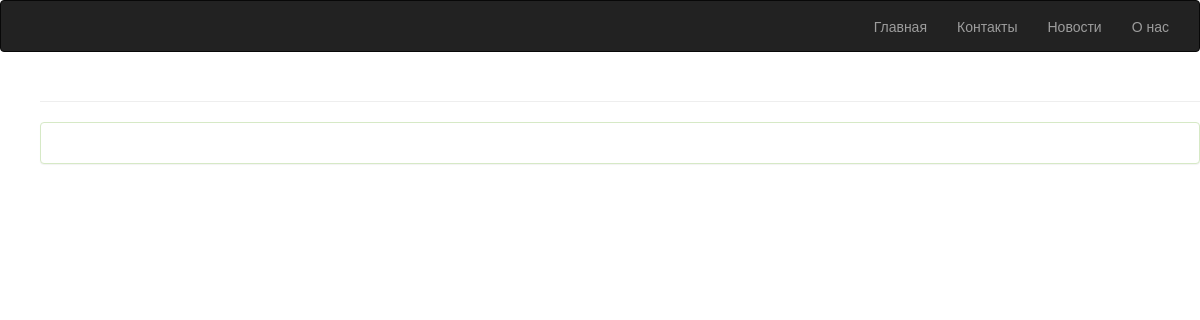
The app's page /, older data.
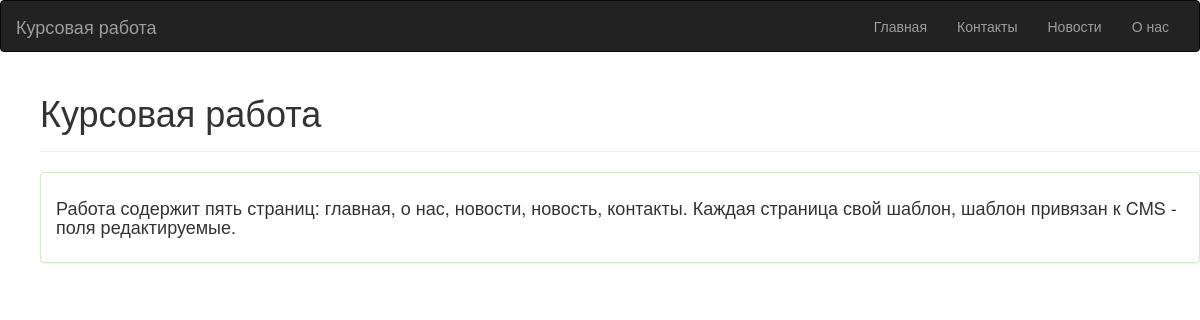
The same page, newer data.
### blog/models.py (models this page shows)
class HomePage(models.Model):
    title = models.CharField(max_length=100)
    description = models.TextField()

### blog/views.py (the view)
# urls.py: urlpatterns = [    path('', HomeView.as_view(), name='home'),
class HomeView(TemplateView):
    template_name = 'blog/home.html'
    def get_context_data(self, **kwargs):
        context = super().get_context_data(**kwargs)
        context['homepage'] = HomePage.objects.first()
        return context

### blog/templates/blog/home.html (shortened to what this page needs)
<html>
    <head>
        <link rel="stylesheet" href="https://maxcdn.bootstrapcdn.com/bootstrap/3.3.7/css/bootstrap.min.css"
>
    </head>
    <body>
        <nav class="navbar navbar-inverse">
            <div class="container-fluid">
              <div class="navbar-header">
                <a class="navbar-brand" href="#">{{ homepage.title }}</a>
              </div>
              <div class="collapse navbar-collapse" id="bs-example-navbar-collapse-1">
                <ul class="nav navbar-nav navbar-right">
                  <li><a href="{% url 'home' %}">Главная</a></li>
                  <li><a href="{% url 'contact' %}">Контакты</a></li>
                  <li><a href="{% url 'news_list' %}"> Новости </a></li>
                  <li><a href="{% url 'about' %}"> О нас </a></li>
                </ul>
              </div>
            </div>
        </nav>
        <ul>
          <div class="page-header">
            <h1>{{ homepage.title }}</h1>
          </div>
          <div class="panel panel-success">
                <div class="panel-body">
                    <h4> {{ homepage.description }} </h4>
                </div>
          </div>
        </ul>
    </body>
</html>

Row changes from the older to the newer data that the page shows:
added HomePage: title "Курсовая работа", description "Работа содержит пять страниц: главная, о нас, новости, новость, контакты. Каждая страница свой шаблон, шаблон привязан к CMS - поля редактируемые."
